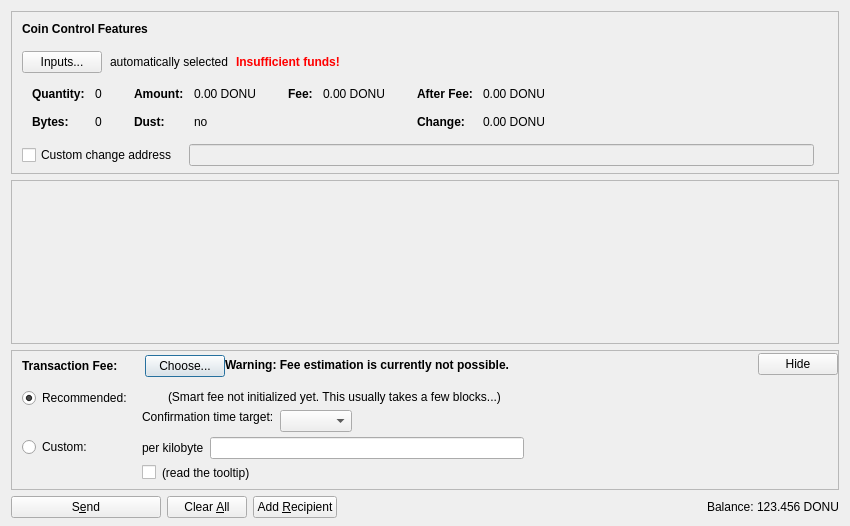
<?xml version="1.0" encoding="UTF-8"?>
<ui version="4.0">
 <class>SendCoinsDialog</class>
 <widget class="QDialog" name="SendCoinsDialog">
  <property name="geometry">
   <rect>
    <x>0</x>
    <y>0</y>
    <width>850</width>
    <height>526</height>
   </rect>
  </property>
  <property name="windowTitle">
   <string>Send Coins</string>
  </property>
  <layout class="QVBoxLayout" name="verticalLayout" stretch="0,1,0,0">
   <property name="bottomMargin">
    <number>8</number>
   </property>
   <item>
    <widget class="QFrame" name="frameCoinControl">
     <property name="sizePolicy">
      <sizepolicy hsizetype="Expanding" vsizetype="Expanding">
       <horstretch>0</horstretch>
       <verstretch>0</verstretch>
      </sizepolicy>
     </property>
     <property name="maximumSize">
      <size>
       <width>16777215</width>
       <height>16777215</height>
      </size>
     </property>
     <property name="frameShape">
      <enum>QFrame::StyledPanel</enum>
     </property>
     <property name="frameShadow">
      <enum>QFrame::Sunken</enum>
     </property>
     <layout class="QVBoxLayout" name="verticalLayoutCoinControl2">
      <property name="spacing">
       <number>0</number>
      </property>
      <property name="leftMargin">
       <number>0</number>
      </property>
      <property name="topMargin">
       <number>0</number>
      </property>
      <property name="rightMargin">
       <number>0</number>
      </property>
      <property name="bottomMargin">
       <number>6</number>
      </property>
      <item>
       <layout class="QVBoxLayout" name="verticalLayoutCoinControl" stretch="0,0,0,0,1">
        <property name="spacing">
         <number>0</number>
        </property>
        <property name="leftMargin">
         <number>10</number>
        </property>
        <property name="topMargin">
         <number>10</number>
        </property>
        <item>
         <layout class="QHBoxLayout" name="horizontalLayoutCoinControl1">
          <property name="bottomMargin">
           <number>15</number>
          </property>
          <item>
           <widget class="QLabel" name="labelCoinControlFeatures">
            <property name="sizePolicy">
             <sizepolicy hsizetype="Preferred" vsizetype="Maximum">
              <horstretch>0</horstretch>
              <verstretch>0</verstretch>
             </sizepolicy>
            </property>
            <property name="font">
             <font>
              <weight>75</weight>
              <bold>true</bold>
             </font>
            </property>
            <property name="styleSheet">
             <string notr="true">font-weight:bold;</string>
            </property>
            <property name="text">
             <string>Coin Control Features</string>
            </property>
           </widget>
          </item>
         </layout>
        </item>
        <item>
         <layout class="QHBoxLayout" name="horizontalLayoutCoinControl2" stretch="0,0,0,0">
          <property name="spacing">
           <number>8</number>
          </property>
          <property name="bottomMargin">
           <number>10</number>
          </property>
          <item>
           <widget class="QPushButton" name="pushButtonCoinControl">
            <property name="styleSheet">
             <string notr="true"/>
            </property>
            <property name="text">
             <string>Inputs...</string>
            </property>
            <property name="autoDefault">
             <bool>false</bool>
            </property>
           </widget>
          </item>
          <item>
           <widget class="QLabel" name="labelCoinControlAutomaticallySelected">
            <property name="text">
             <string>automatically selected</string>
            </property>
            <property name="margin">
             <number>5</number>
            </property>
           </widget>
          </item>
          <item>
           <widget class="QLabel" name="labelCoinControlInsuffFunds">
            <property name="font">
             <font>
              <weight>75</weight>
              <bold>true</bold>
             </font>
            </property>
            <property name="styleSheet">
             <string notr="true">color:red;font-weight:bold;</string>
            </property>
            <property name="text">
             <string>Insufficient funds!</string>
            </property>
            <property name="margin">
             <number>5</number>
            </property>
           </widget>
          </item>
          <item>
           <spacer name="horizontalSpacerCoinControl">
            <property name="orientation">
             <enum>Qt::Horizontal</enum>
            </property>
            <property name="sizeHint" stdset="0">
             <size>
              <width>40</width>
              <height>1</height>
             </size>
            </property>
           </spacer>
          </item>
         </layout>
        </item>
        <item>
         <widget class="QWidget" name="widgetCoinControl" native="true">
          <property name="sizePolicy">
           <sizepolicy hsizetype="Preferred" vsizetype="Preferred">
            <horstretch>0</horstretch>
            <verstretch>0</verstretch>
           </sizepolicy>
          </property>
          <property name="minimumSize">
           <size>
            <width>0</width>
            <height>0</height>
           </size>
          </property>
          <property name="styleSheet">
           <string notr="true"/>
          </property>
          <layout class="QHBoxLayout" name="horizontalLayoutCoinControl5">
           <property name="leftMargin">
            <number>0</number>
           </property>
           <property name="topMargin">
            <number>0</number>
           </property>
           <property name="rightMargin">
            <number>0</number>
           </property>
           <property name="bottomMargin">
            <number>0</number>
           </property>
           <item>
            <layout class="QHBoxLayout" name="horizontalLayoutCoinControl3" stretch="0,0,0,1">
             <property name="spacing">
              <number>20</number>
             </property>
             <property name="topMargin">
              <number>0</number>
             </property>
             <property name="bottomMargin">
              <number>10</number>
             </property>
             <item>
              <layout class="QFormLayout" name="formLayoutCoinControl1">
               <property name="horizontalSpacing">
                <number>10</number>
               </property>
               <property name="verticalSpacing">
                <number>14</number>
               </property>
               <property name="leftMargin">
                <number>10</number>
               </property>
               <property name="topMargin">
                <number>4</number>
               </property>
               <property name="rightMargin">
                <number>6</number>
               </property>
               <item row="0" column="0">
                <widget class="QLabel" name="labelCoinControlQuantityText">
                 <property name="font">
                  <font>
                   <weight>75</weight>
                   <bold>true</bold>
                  </font>
                 </property>
                 <property name="text">
                  <string>Quantity:</string>
                 </property>
                 <property name="margin">
                  <number>0</number>
                 </property>
                </widget>
               </item>
               <item row="0" column="1">
                <widget class="QLabel" name="labelCoinControlQuantity">
                 <property name="cursor">
                  <cursorShape>IBeamCursor</cursorShape>
                 </property>
                 <property name="contextMenuPolicy">
                  <enum>Qt::ActionsContextMenu</enum>
                 </property>
                 <property name="text">
                  <string notr="true">0</string>
                 </property>
                 <property name="margin">
                  <number>0</number>
                 </property>
                 <property name="textInteractionFlags">
                  <set>Qt::LinksAccessibleByMouse|Qt::TextSelectableByKeyboard|Qt::TextSelectableByMouse</set>
                 </property>
                </widget>
               </item>
               <item row="1" column="0">
                <widget class="QLabel" name="labelCoinControlBytesText">
                 <property name="font">
                  <font>
                   <weight>75</weight>
                   <bold>true</bold>
                  </font>
                 </property>
                 <property name="text">
                  <string>Bytes:</string>
                 </property>
                </widget>
               </item>
               <item row="1" column="1">
                <widget class="QLabel" name="labelCoinControlBytes">
                 <property name="cursor">
                  <cursorShape>IBeamCursor</cursorShape>
                 </property>
                 <property name="contextMenuPolicy">
                  <enum>Qt::ActionsContextMenu</enum>
                 </property>
                 <property name="text">
                  <string notr="true">0</string>
                 </property>
                 <property name="textInteractionFlags">
                  <set>Qt::LinksAccessibleByMouse|Qt::TextSelectableByKeyboard|Qt::TextSelectableByMouse</set>
                 </property>
                </widget>
               </item>
              </layout>
             </item>
             <item>
              <layout class="QFormLayout" name="formLayoutCoinControl2">
               <property name="horizontalSpacing">
                <number>10</number>
               </property>
               <property name="verticalSpacing">
                <number>14</number>
               </property>
               <property name="leftMargin">
                <number>6</number>
               </property>
               <property name="topMargin">
                <number>4</number>
               </property>
               <property name="rightMargin">
                <number>6</number>
               </property>
               <item row="0" column="0">
                <widget class="QLabel" name="labelCoinControlAmountText">
                 <property name="font">
                  <font>
                   <weight>75</weight>
                   <bold>true</bold>
                  </font>
                 </property>
                 <property name="text">
                  <string>Amount:</string>
                 </property>
                 <property name="margin">
                  <number>0</number>
                 </property>
                </widget>
               </item>
               <item row="0" column="1">
                <widget class="QLabel" name="labelCoinControlAmount">
                 <property name="cursor">
                  <cursorShape>IBeamCursor</cursorShape>
                 </property>
                 <property name="contextMenuPolicy">
                  <enum>Qt::ActionsContextMenu</enum>
                 </property>
                 <property name="text">
                  <string notr="true">0.00 DONU</string>
                 </property>
                 <property name="textInteractionFlags">
                  <set>Qt::LinksAccessibleByMouse|Qt::TextSelectableByKeyboard|Qt::TextSelectableByMouse</set>
                 </property>
                </widget>
               </item>
               <item row="1" column="0">
                <widget class="QLabel" name="labelCoinControlLowOutputText">
                 <property name="font">
                  <font>
                   <weight>75</weight>
                   <bold>true</bold>
                  </font>
                 </property>
                 <property name="text">
                  <string>Dust:</string>
                 </property>
                </widget>
               </item>
               <item row="1" column="1">
                <widget class="QLabel" name="labelCoinControlLowOutput">
                 <property name="cursor">
                  <cursorShape>IBeamCursor</cursorShape>
                 </property>
                 <property name="contextMenuPolicy">
                  <enum>Qt::ActionsContextMenu</enum>
                 </property>
                 <property name="text">
                  <string notr="true">no</string>
                 </property>
                 <property name="textInteractionFlags">
                  <set>Qt::LinksAccessibleByMouse|Qt::TextSelectableByKeyboard|Qt::TextSelectableByMouse</set>
                 </property>
                </widget>
               </item>
              </layout>
             </item>
             <item>
              <layout class="QFormLayout" name="formLayoutCoinControl3">
               <property name="horizontalSpacing">
                <number>10</number>
               </property>
               <property name="verticalSpacing">
                <number>14</number>
               </property>
               <property name="leftMargin">
                <number>6</number>
               </property>
               <property name="topMargin">
                <number>4</number>
               </property>
               <property name="rightMargin">
                <number>6</number>
               </property>
               <item row="0" column="0">
                <widget class="QLabel" name="labelCoinControlFeeText">
                 <property name="font">
                  <font>
                   <weight>75</weight>
                   <bold>true</bold>
                  </font>
                 </property>
                 <property name="text">
                  <string>Fee:</string>
                 </property>
                 <property name="margin">
                  <number>0</number>
                 </property>
                </widget>
               </item>
               <item row="0" column="1">
                <widget class="QLabel" name="labelCoinControlFee">
                 <property name="cursor">
                  <cursorShape>IBeamCursor</cursorShape>
                 </property>
                 <property name="contextMenuPolicy">
                  <enum>Qt::ActionsContextMenu</enum>
                 </property>
                 <property name="text">
                  <string notr="true">0.00 DONU</string>
                 </property>
                 <property name="textInteractionFlags">
                  <set>Qt::LinksAccessibleByMouse|Qt::TextSelectableByKeyboard|Qt::TextSelectableByMouse</set>
                 </property>
                </widget>
               </item>
              </layout>
             </item>
             <item>
              <layout class="QFormLayout" name="formLayoutCoinControl4">
               <property name="horizontalSpacing">
                <number>10</number>
               </property>
               <property name="verticalSpacing">
                <number>14</number>
               </property>
               <property name="leftMargin">
                <number>6</number>
               </property>
               <property name="topMargin">
                <number>4</number>
               </property>
               <property name="rightMargin">
                <number>6</number>
               </property>
               <item row="0" column="0">
                <widget class="QLabel" name="labelCoinControlAfterFeeText">
                 <property name="font">
                  <font>
                   <weight>75</weight>
                   <bold>true</bold>
                  </font>
                 </property>
                 <property name="text">
                  <string>After Fee:</string>
                 </property>
                 <property name="margin">
                  <number>0</number>
                 </property>
                </widget>
               </item>
               <item row="0" column="1">
                <widget class="QLabel" name="labelCoinControlAfterFee">
                 <property name="cursor">
                  <cursorShape>IBeamCursor</cursorShape>
                 </property>
                 <property name="contextMenuPolicy">
                  <enum>Qt::ActionsContextMenu</enum>
                 </property>
                 <property name="text">
                  <string notr="true">0.00 DONU</string>
                 </property>
                 <property name="textInteractionFlags">
                  <set>Qt::LinksAccessibleByMouse|Qt::TextSelectableByKeyboard|Qt::TextSelectableByMouse</set>
                 </property>
                </widget>
               </item>
               <item row="1" column="0">
                <widget class="QLabel" name="labelCoinControlChangeText">
                 <property name="font">
                  <font>
                   <weight>75</weight>
                   <bold>true</bold>
                  </font>
                 </property>
                 <property name="text">
                  <string>Change:</string>
                 </property>
                </widget>
               </item>
               <item row="1" column="1">
                <widget class="QLabel" name="labelCoinControlChange">
                 <property name="cursor">
                  <cursorShape>IBeamCursor</cursorShape>
                 </property>
                 <property name="contextMenuPolicy">
                  <enum>Qt::ActionsContextMenu</enum>
                 </property>
                 <property name="text">
                  <string notr="true">0.00 DONU</string>
                 </property>
                 <property name="textInteractionFlags">
                  <set>Qt::LinksAccessibleByMouse|Qt::TextSelectableByKeyboard|Qt::TextSelectableByMouse</set>
                 </property>
                </widget>
               </item>
              </layout>
             </item>
            </layout>
           </item>
          </layout>
         </widget>
        </item>
        <item>
         <layout class="QHBoxLayout" name="horizontalLayoutCoinControl4" stretch="0,0,0">
          <property name="spacing">
           <number>12</number>
          </property>
          <property name="sizeConstraint">
           <enum>QLayout::SetDefaultConstraint</enum>
          </property>
          <property name="topMargin">
           <number>5</number>
          </property>
          <property name="rightMargin">
           <number>5</number>
          </property>
          <item>
           <widget class="QCheckBox" name="checkBoxCoinControlChange">
            <property name="toolTip">
             <string>If this is activated, but the change address is empty or invalid, change will be sent to a newly generated address.</string>
            </property>
            <property name="text">
             <string>Custom change address</string>
            </property>
           </widget>
          </item>
          <item>
           <widget class="QValidatedLineEdit" name="lineEditCoinControlChange">
            <property name="enabled">
             <bool>false</bool>
            </property>
            <property name="sizePolicy">
             <sizepolicy hsizetype="Expanding" vsizetype="Fixed">
              <horstretch>0</horstretch>
              <verstretch>0</verstretch>
             </sizepolicy>
            </property>
           </widget>
          </item>
          <item>
           <widget class="QLabel" name="labelCoinControlChangeLabel">
            <property name="sizePolicy">
             <sizepolicy hsizetype="Preferred" vsizetype="Expanding">
              <horstretch>0</horstretch>
              <verstretch>0</verstretch>
             </sizepolicy>
            </property>
            <property name="minimumSize">
             <size>
              <width>0</width>
              <height>0</height>
             </size>
            </property>
            <property name="text">
             <string/>
            </property>
            <property name="margin">
             <number>3</number>
            </property>
           </widget>
          </item>
         </layout>
        </item>
        <item>
         <spacer name="verticalSpacerCoinControl">
          <property name="orientation">
           <enum>Qt::Vertical</enum>
          </property>
          <property name="sizeHint" stdset="0">
           <size>
            <width>800</width>
            <height>1</height>
           </size>
          </property>
         </spacer>
        </item>
       </layout>
      </item>
     </layout>
    </widget>
   </item>
   <item>
    <widget class="QScrollArea" name="scrollArea">
     <property name="widgetResizable">
      <bool>true</bool>
     </property>
     <widget class="QWidget" name="scrollAreaWidgetContents">
      <property name="geometry">
       <rect>
        <x>0</x>
        <y>0</y>
        <width>830</width>
        <height>104</height>
       </rect>
      </property>
      <layout class="QVBoxLayout" name="verticalLayout_2" stretch="0,1">
       <property name="leftMargin">
        <number>0</number>
       </property>
       <property name="topMargin">
        <number>0</number>
       </property>
       <property name="rightMargin">
        <number>0</number>
       </property>
       <property name="bottomMargin">
        <number>0</number>
       </property>
       <item>
        <layout class="QVBoxLayout" name="entries">
         <property name="spacing">
          <number>6</number>
         </property>
        </layout>
       </item>
       <item>
        <spacer name="verticalSpacer">
         <property name="orientation">
          <enum>Qt::Vertical</enum>
         </property>
         <property name="sizeHint" stdset="0">
          <size>
           <width>20</width>
           <height>40</height>
          </size>
         </property>
        </spacer>
       </item>
      </layout>
     </widget>
    </widget>
   </item>
   <item>
    <widget class="QFrame" name="frameFee">
     <property name="sizePolicy">
      <sizepolicy hsizetype="Expanding" vsizetype="Expanding">
       <horstretch>0</horstretch>
       <verstretch>0</verstretch>
      </sizepolicy>
     </property>
     <property name="maximumSize">
      <size>
       <width>16777215</width>
       <height>16777215</height>
      </size>
     </property>
     <property name="frameShape">
      <enum>QFrame::StyledPanel</enum>
     </property>
     <property name="frameShadow">
      <enum>QFrame::Sunken</enum>
     </property>
     <layout class="QVBoxLayout" name="verticalLayoutFee1">
      <property name="spacing">
       <number>0</number>
      </property>
      <property name="leftMargin">
       <number>0</number>
      </property>
      <property name="topMargin">
       <number>0</number>
      </property>
      <property name="rightMargin">
       <number>0</number>
      </property>
      <property name="bottomMargin">
       <number>0</number>
      </property>
      <item>
       <layout class="QVBoxLayout" name="verticalLayoutFee2" stretch="0,0,0">
        <property name="spacing">
         <number>0</number>
        </property>
        <property name="leftMargin">
         <number>10</number>
        </property>
        <property name="topMargin">
         <number>0</number>
        </property>
        <item>
         <layout class="QHBoxLayout" name="horizontalLayoutFee1">
          <property name="bottomMargin">
           <number>0</number>
          </property>
          <item>
           <layout class="QVBoxLayout" name="verticalLayoutFee7">
            <property name="spacing">
             <number>0</number>
            </property>
            <item>
             <spacer name="verticalSpacerSmartFee">
              <property name="orientation">
               <enum>Qt::Vertical</enum>
              </property>
              <property name="sizeType">
               <enum>QSizePolicy::Fixed</enum>
              </property>
              <property name="sizeHint" stdset="0">
               <size>
                <width>1</width>
                <height>4</height>
               </size>
              </property>
             </spacer>
            </item>
            <item>
             <layout class="QHBoxLayout" name="horizontalLayoutSmartFee">
              <property name="spacing">
               <number>10</number>
              </property>
              <item>
               <widget class="QLabel" name="labelFeeHeadline">
                <property name="sizePolicy">
                 <sizepolicy hsizetype="Preferred" vsizetype="Maximum">
                  <horstretch>0</horstretch>
                  <verstretch>0</verstretch>
                 </sizepolicy>
                </property>
                <property name="font">
                 <font>
                  <weight>75</weight>
                  <bold>true</bold>
                 </font>
                </property>
                <property name="styleSheet">
                 <string notr="true">font-weight:bold;</string>
                </property>
                <property name="text">
                 <string>Transaction Fee:</string>
                </property>
               </widget>
              </item>
              <item>
               <widget class="QLabel" name="labelFeeMinimized">
                <property name="text">
                 <string/>
                </property>
               </widget>
              </item>
              <item>
               <widget class="QPushButton" name="buttonChooseFee">
                <property name="text">
                 <string>Choose...</string>
                </property>
               </widget>
              </item>
             </layout>
            </item>
            <item>
             <spacer name="verticalSpacer_5">
              <property name="orientation">
               <enum>Qt::Vertical</enum>
              </property>
              <property name="sizeHint" stdset="0">
               <size>
                <width>1</width>
                <height>1</height>
               </size>
              </property>
             </spacer>
            </item>
           </layout>
          </item>
          <item>
           <widget class="QLabel" name="fallbackFeeWarningLabel">
            <property name="toolTip">
             <string>Using the fallbackfee can result in sending a transaction that will take several hours or days (or never) to confirm. Consider choosing your fee manually or wait until you have validated the complete chain.</string>
            </property>
            <property name="font">
            <font>
                <weight>75</weight>
                <bold>true</bold>
            </font>
            </property>
            <property name="text">
             <string>Warning: Fee estimation is currently not possible.</string>
            </property>
            <property name="wordWrap">
             <bool>false</bool>
            </property>
           </widget>
          </item>
          <item>
           <spacer name="horizontalSpacer_4">
            <property name="orientation">
             <enum>Qt::Horizontal</enum>
            </property>
            <property name="sizeType">
             <enum>QSizePolicy::MinimumExpanding</enum>
            </property>
            <property name="sizeHint" stdset="0">
             <size>
              <width>40</width>
              <height>20</height>
             </size>
            </property>
           </spacer>
          </item>
          <item>
           <widget class="QPushButton" name="buttonMinimizeFee">
            <property name="toolTip">
             <string>collapse fee-settings</string>
            </property>
            <property name="text">
             <string>Hide</string>
            </property>
           </widget>
          </item>
         </layout>
        </item>
        <item>
         <widget class="QFrame" name="frameFeeSelection">
          <layout class="QVBoxLayout" name="verticalLayoutFee12">
           <property name="spacing">
            <number>0</number>
           </property>
           <property name="leftMargin">
            <number>0</number>
           </property>
           <property name="topMargin">
            <number>0</number>
           </property>
           <property name="rightMargin">
            <number>0</number>
           </property>
           <property name="bottomMargin">
            <number>0</number>
           </property>
           <item>
            <layout class="QGridLayout" name="gridLayoutFee">
             <property name="topMargin">
              <number>10</number>
             </property>
             <property name="bottomMargin">
              <number>4</number>
             </property>
             <property name="horizontalSpacing">
              <number>10</number>
             </property>
             <property name="verticalSpacing">
              <number>4</number>
             </property>
             <item row="1" column="1">
              <layout class="QVBoxLayout" name="verticalLayoutFee8">
               <property name="spacing">
                <number>6</number>
               </property>
               <item>
                <layout class="QHBoxLayout" name="horizontalLayoutFee13">
                 <item>
                  <widget class="QLabel" name="labelCustomPerKilobyte">
                   <property name="toolTip">
                    <string>Specify a custom fee per kB (1,000 bytes) of the transaction's virtual size.

Note:  Since the fee is calculated on a per-byte basis, a fee of "100 satoshis per kB" for a transaction size of 500 bytes (half of 1 kB) would ultimately yield a fee of only 50 satoshis.</string>
                   </property>
                   <property name="text">
                    <string>per kilobyte</string>
                   </property>
                  </widget>
                 </item>
                 <item>
                  <widget class="DONUAmountField" name="customFee"/>
                 </item>
                 <item>
                  <spacer name="horizontalSpacer_6">
                   <property name="orientation">
                    <enum>Qt::Horizontal</enum>
                   </property>
                   <property name="sizeHint" stdset="0">
                    <size>
                     <width>1</width>
                     <height>1</height>
                    </size>
                   </property>
                  </spacer>
                 </item>
                </layout>
               </item>
               <item>
                <layout class="QHBoxLayout" name="horizontalLayoutFee8">
                 <item>
                  <widget class="QCheckBox" name="checkBoxMinimumFee">
                   <property name="toolTip">
                    <string>Paying only the minimum fee is just fine as long as there is less transaction volume than space in the blocks. But be aware that this can end up in a never confirming transaction once there is more demand for bitcoin transactions than the network can process.</string>
                   </property>
                   <property name="text">
                    <string/>
                   </property>
                  </widget>
                 </item>
                 <item>
                  <widget class="QLabel" name="labelMinFeeWarning">
                   <property name="enabled">
                    <bool>true</bool>
                   </property>
                   <property name="toolTip">
                    <string>Paying only the minimum fee is just fine as long as there is less transaction volume than space in the blocks. But be aware that this can end up in a never confirming transaction once there is more demand for bitcoin transactions than the network can process.</string>
                   </property>
                   <property name="text">
                    <string>(read the tooltip)</string>
                   </property>
                   <property name="margin">
                    <number>5</number>
                   </property>
                  </widget>
                 </item>
                 <item>
                  <spacer name="horizontalSpacer_2">
                   <property name="orientation">
                    <enum>Qt::Horizontal</enum>
                   </property>
                   <property name="sizeHint" stdset="0">
                    <size>
                     <width>1</width>
                     <height>1</height>
                    </size>
                   </property>
                  </spacer>
                 </item>
                </layout>
               </item>
              </layout>
             </item>
             <item row="0" column="0">
              <layout class="QVBoxLayout" name="verticalLayoutFee4" stretch="0,1">
               <item>
                <widget class="QRadioButton" name="radioSmartFee">
                 <property name="text">
                  <string>Recommended:</string>
                 </property>
                 <property name="checked">
                  <bool>true</bool>
                 </property>
                 <attribute name="buttonGroup">
                  <string notr="true">groupFee</string>
                 </attribute>
                </widget>
               </item>
               <item>
                <spacer name="verticalSpacer_2">
                 <property name="orientation">
                  <enum>Qt::Vertical</enum>
                 </property>
                 <property name="sizeHint" stdset="0">
                  <size>
                   <width>1</width>
                   <height>1</height>
                  </size>
                 </property>
                </spacer>
               </item>
              </layout>
             </item>
             <item row="1" column="0">
              <layout class="QVBoxLayout" name="verticalLayoutFee9" stretch="0,1">
               <item>
                <widget class="QRadioButton" name="radioCustomFee">
                 <property name="text">
                  <string>Custom:</string>
                 </property>
                 <attribute name="buttonGroup">
                  <string notr="true">groupFee</string>
                 </attribute>
                </widget>
               </item>
               <item>
                <spacer name="verticalSpacer_6">
                 <property name="orientation">
                  <enum>Qt::Vertical</enum>
                 </property>
                 <property name="sizeHint" stdset="0">
                  <size>
                   <width>1</width>
                   <height>1</height>
                  </size>
                 </property>
                </spacer>
               </item>
              </layout>
             </item>
             <item row="0" column="1">
              <layout class="QVBoxLayout" name="verticalLayoutFee3" stretch="0,0,1">
               <property name="spacing">
                <number>6</number>
               </property>
               <property name="topMargin">
                <number>2</number>
               </property>
               <item>
                <layout class="QHBoxLayout" name="horizontalLayoutFee12">
                 <item>
                  <widget class="QLabel" name="labelSmartFee">
                   <property name="text">
                    <string/>
                   </property>
                   <property name="margin">
                    <number>2</number>
                   </property>
                  </widget>
                 </item>
                 <item>
                  <widget class="QLabel" name="labelFeeEstimation">
                   <property name="text">
                    <string/>
                   </property>
                  </widget>
                 </item>
                 <item>
                  <widget class="QLabel" name="labelSmartFee2">
                   <property name="text">
                    <string>(Smart fee not initialized yet. This usually takes a few blocks...)</string>
                   </property>
                   <property name="margin">
                    <number>2</number>
                   </property>
                  </widget>
                 </item>
                 <item>
                  <spacer name="horizontalSpacer_5">
                   <property name="orientation">
                    <enum>Qt::Horizontal</enum>
                   </property>
                   <property name="sizeHint" stdset="0">
                    <size>
                     <width>1</width>
                     <height>1</height>
                    </size>
                   </property>
                  </spacer>
                 </item>
                </layout>
               </item>
               <item>
                <layout class="QHBoxLayout" name="horizontalLayoutFee9">
                 <item>
                  <layout class="QVBoxLayout" name="verticalLayoutFee6">
                   <item>
                    <widget class="QLabel" name="labelSmartFee3">
                     <property name="text">
                      <string>Confirmation time target:</string>
                     </property>
                     <property name="margin">
                      <number>2</number>
                     </property>
                    </widget>
                   </item>
                   <item>
                    <spacer name="verticalSpacer_3">
                     <property name="orientation">
                      <enum>Qt::Vertical</enum>
                     </property>
                     <property name="sizeHint" stdset="0">
                      <size>
                       <width>1</width>
                       <height>1</height>
                      </size>
                     </property>
                    </spacer>
                   </item>
                  </layout>
                 </item>
                 <item>
                  <layout class="QVBoxLayout" name="verticalLayoutFee5">
                   <property name="rightMargin">
                    <number>30</number>
                   </property>
                   <item>
                    <layout class="QHBoxLayout" name="horizontalLayoutConfTarget">
                     <property name="bottomMargin">
                      <number>0</number>
                     </property>
                     <item>
                      <widget class="QComboBox" name="confTargetSelector"/>
                     </item>
                     <item>
                      <spacer name="horizontalSpacerConfTarget">
                       <property name="orientation">
                        <enum>Qt::Horizontal</enum>
                       </property>
                       <property name="sizeHint" stdset="0">
                        <size>
                         <width>40</width>
                         <height>20</height>
                        </size>
                       </property>
                      </spacer>
                     </item>
                    </layout>
                   </item>
                  </layout>
                 </item>
                </layout>
               </item>
               <item>
                <spacer name="verticalSpacer_4">
                 <property name="orientation">
                  <enum>Qt::Vertical</enum>
                 </property>
                 <property name="sizeHint" stdset="0">
                  <size>
                   <width>1</width>
                   <height>1</height>
                  </size>
                 </property>
                </spacer>
               </item>
              </layout>
             </item>
            </layout>
           </item>
          </layout>
         </widget>
        </item>
        <item>
         <spacer name="verticalSpacerFee">
          <property name="orientation">
           <enum>Qt::Vertical</enum>
          </property>
          <property name="sizeHint" stdset="0">
           <size>
            <width>40</width>
            <height>5</height>
           </size>
          </property>
         </spacer>
        </item>
       </layout>
      </item>
     </layout>
    </widget>
   </item>
   <item>
    <layout class="QHBoxLayout" name="horizontalLayout">
     <item>
      <widget class="QPushButton" name="sendButton">
       <property name="minimumSize">
        <size>
         <width>150</width>
         <height>0</height>
        </size>
       </property>
       <property name="toolTip">
        <string>Confirm the send action</string>
       </property>
       <property name="text">
        <string>S&amp;end</string>
       </property>
       <property name="icon">
        <iconset resource="../donu.qrc">
         <normaloff>:/icons/send</normaloff>:/icons/send</iconset>
       </property>
       <property name="autoDefault">
        <bool>false</bool>
       </property>
       <property name="default">
        <bool>false</bool>
       </property>
      </widget>
     </item>
     <item>
      <widget class="QPushButton" name="clearButton">
       <property name="sizePolicy">
        <sizepolicy hsizetype="Minimum" vsizetype="Fixed">
         <horstretch>0</horstretch>
         <verstretch>0</verstretch>
        </sizepolicy>
       </property>
       <property name="toolTip">
        <string>Clear all fields of the form.</string>
       </property>
       <property name="text">
        <string>Clear &amp;All</string>
       </property>
       <property name="icon">
        <iconset resource="../donu.qrc">
         <normaloff>:/icons/remove</normaloff>:/icons/remove</iconset>
       </property>
       <property name="autoDefault">
        <bool>false</bool>
       </property>
      </widget>
     </item>
     <item>
      <widget class="QPushButton" name="addButton">
       <property name="toolTip">
        <string>Send to multiple recipients at once</string>
       </property>
       <property name="text">
        <string>Add &amp;Recipient</string>
       </property>
       <property name="icon">
        <iconset resource="../donu.qrc">
         <normaloff>:/icons/add</normaloff>:/icons/add</iconset>
       </property>
       <property name="autoDefault">
        <bool>false</bool>
       </property>
      </widget>
     </item>
     <item>
      <spacer name="horizontalSpacer">
       <property name="orientation">
        <enum>Qt::Horizontal</enum>
       </property>
       <property name="sizeHint" stdset="0">
        <size>
         <width>40</width>
         <height>20</height>
        </size>
       </property>
      </spacer>
     </item>
     <item>
      <layout class="QHBoxLayout" name="horizontalLayout_2">
       <property name="spacing">
        <number>3</number>
       </property>
       <item>
        <widget class="QLabel" name="label">
         <property name="sizePolicy">
          <sizepolicy hsizetype="Preferred" vsizetype="Fixed">
           <horstretch>0</horstretch>
           <verstretch>0</verstretch>
          </sizepolicy>
         </property>
         <property name="text">
          <string>Balance:</string>
         </property>
        </widget>
       </item>
       <item>
        <widget class="QLabel" name="labelBalance">
         <property name="sizePolicy">
          <sizepolicy hsizetype="Preferred" vsizetype="Fixed">
           <horstretch>0</horstretch>
           <verstretch>0</verstretch>
          </sizepolicy>
         </property>
         <property name="cursor">
          <cursorShape>IBeamCursor</cursorShape>
         </property>
         <property name="text">
          <string notr="true">123.456 DONU</string>
         </property>
         <property name="textInteractionFlags">
          <set>Qt::LinksAccessibleByMouse|Qt::TextSelectableByKeyboard|Qt::TextSelectableByMouse</set>
         </property>
        </widget>
       </item>
      </layout>
     </item>
    </layout>
   </item>
  </layout>
 </widget>
 <customwidgets>
  <customwidget>
   <class>QValidatedLineEdit</class>
   <extends>QLineEdit</extends>
   <header>qt/qvalidatedlineedit.h</header>
  </customwidget>
  <customwidget>
   <class>DONUAmountField</class>
   <extends>QLineEdit</extends>
   <header>qt/donuamountfield.h</header>
   <container>1</container>
  </customwidget>
 </customwidgets>
 <resources>
  <include location="../donu.qrc"/>
 </resources>
 <connections/>
 <buttongroups>
  <buttongroup name="groupFee"/>
 </buttongroups>
</ui>
